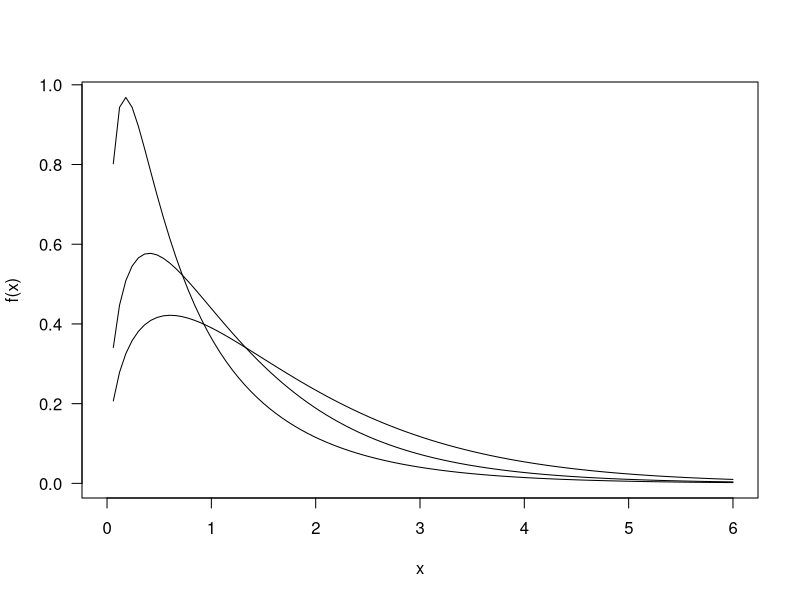
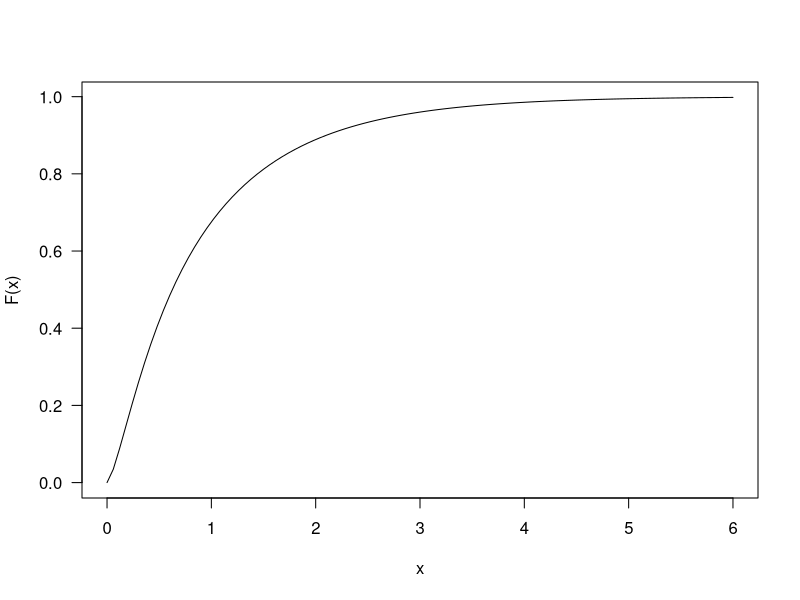

Generate these figures, in order, with R:
# Weighted Generalized Exponential-Exponential distribution
# Taken from http://www.ijmex.com/index.php/ijmex/article/view/267/188

dWGEE <- function(x, mu, sigma, nu, log=FALSE) {
  if (any(x < 0)) 
    stop(paste("x must be positive", "\n", ""))
  if (any(mu <= 0 )) 
    stop(paste("mu must be positive", "\n", ""))
  if (any(sigma <= 0)) 
    stop(paste("sigma must be positive", "\n", ""))
  if (any(nu <= 0)) 
    stop(paste("nu must be positive", "\n", ""))

  # To convert mu, sigma, nu and tau to original parameters
  alp <- mu
  bet <- sigma
  lam <- nu

  loglik <- log(bet * lam) - lam * x + (bet - 1) * log(1-exp(-lam*x)) +
    log(1 - exp(-lam * alp * x)) - log(1 - bet * beta(alp + 1, bet))
  if (log == FALSE) 
    density <- exp(loglik)
  else 
    density <- loglik
  return(density)
}

#---------------------------------------------------------------------

integrate(dWGEE, lower=0, upper=Inf,
          mu=5, sigma=0.5, nu=1)

# Figure 3
curve(dWGEE(x, mu=5, sigma=0.5, nu=1),
      from=0, to=6, ylab='f(x)', las=1)
curve(dWGEE(x, mu=1, sigma=0.5, nu=1),
      from=0, to=6, ylab='f(x)', las=1, add=TRUE)
curve(dWGEE(x, mu=0.1, sigma=0.5, nu=1),
      from=0, to=6, ylab='f(x)', las=1, add=TRUE)

# The incomplete beta function
ibeta <- function(x, a, b) {pbeta(x, a, b, lower.tail=F) * beta(a, b)}

pWGEE <- function(q, mu, sigma, nu, lower.tail=TRUE, log.p=FALSE){
  if (any(q < 0)) 
    stop(paste("q must be positive", "\n", ""))
  if (any(mu <= 0 )) 
    stop(paste("mu must be positive", "\n", ""))
  if (any(sigma <= 0)) 
    stop(paste("sigma must be positive", "\n", ""))
  if (any(nu <= 0)) 
    stop(paste("nu must be positive", "\n", ""))
  
  # To convert mu, sigma, nu and tau to original parameters
  alp <- mu
  bet <- sigma
  lam <- nu
  
  cdf <- ((1-exp(-lam*q))^bet - bet * ibeta(exp(-lam*q), alp+1, bet)) / 
    (1 - bet * beta(alp + 1, bet))
  if (lower.tail == TRUE) 
    cdf <- cdf
  else cdf <- 1 - cdf
  if (log.p == FALSE) 
    cdf <- cdf
  else cdf <- log(cdf)
  cdf 
}

curve(pWGEE(x, mu=5, sigma=0.5, nu=1),
      from=0, to=6, ylab='F(x)', las=1)

# Test
integrate(dWGEE, lower=0, upper=1,
          mu=5, sigma=0.5, nu=1)

pWGEE(q=1, mu=5, sigma=0.5, nu=1)



